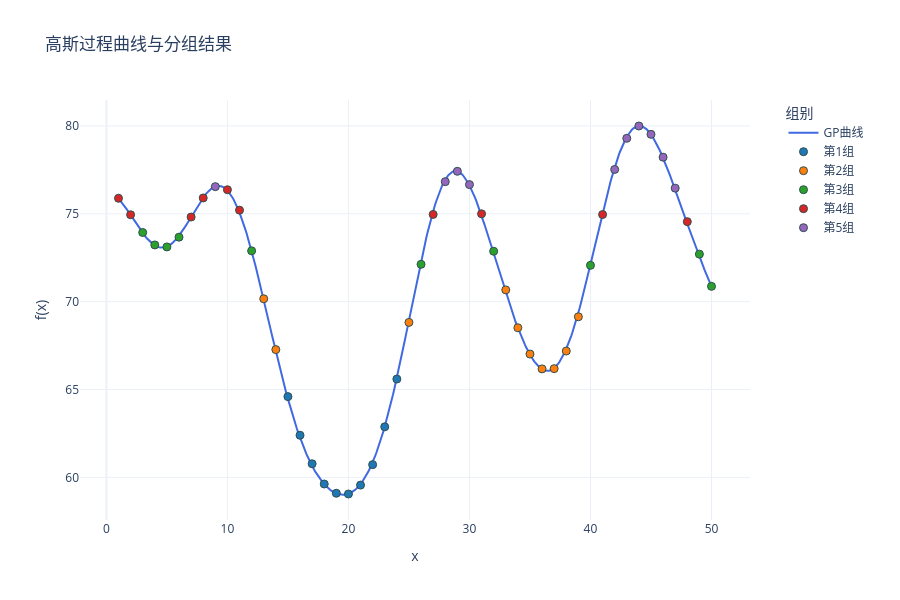

Notebook code for this chart:
### Code cell
import numpy as np
import plotly.graph_objects as go
from sklearn.gaussian_process import GaussianProcessRegressor
from sklearn.gaussian_process.kernels import RBF, ConstantKernel,WhiteKernel

np.random.seed(1)

# 定义核函数
kernel = ConstantKernel(15.0) * RBF(length_scale=4.0) 
gp = GaussianProcessRegressor(kernel=kernel)

x_dense = np.linspace(1, 50, 500).reshape(-1, 1)

y_dense = gp.sample_y(x_dense, n_samples=1, random_state=8).flatten() + 70

# 提取整数点对应的y值
integer_points = np.arange(1, 51)
y_integers = y_dense[np.linspace(0, 499, 50, dtype=int)]

# 计算整数点的协方差矩阵
cov_matrix = kernel(integer_points.reshape(-1,1))

# 计算相关性矩阵
std_dev = np.sqrt(np.diag(cov_matrix))  
corr_matrix = cov_matrix / np.outer(std_dev, std_dev)  

np.savetxt('Sigma1.txt', cov_matrix, 
           fmt='%.6f',
           header=f'高斯过程协方差矩阵(1-50整数点)\n核函数: {kernel}')

np.savetxt('correlation_matrix.txt', corr_matrix,
           fmt='%.6f',
           header=f'高斯过程相关性矩阵(1-50整数点)\n核函数: {kernel}')

# 创建分组标签 (5组，每组10个点)
group_labels = np.floor(np.argsort(np.argsort(y_integers))/10).astype(int)
group_names = [f"第{i+1}组" for i in range(5)]  # 组别名称

fig = go.Figure()

fig.add_trace(go.Scatter(
    x=x_dense.flatten(), 
    y=y_dense,
    mode='lines',
    name='GP曲线',
    line=dict(color='royalblue', width=2)
))

colors = ['#1f77b4', '#ff7f0e', '#2ca02c', '#d62728', '#9467bd']  # 5种不同颜色
for group in range(5):
    mask = (group_labels == group)
    fig.add_trace(go.Scatter(
        x=integer_points[mask],
        y=y_integers[mask],
        mode='markers',
        name=group_names[group],
        marker=dict(
            color=colors[group],
            size=8,
            line=dict(width=1, color='DarkSlateGrey')
    )))

fig.update_layout(
    title='高斯过程曲线与分组结果',
    xaxis_title='x',
    yaxis_title='f(x)',
    template='plotly_white',
    height=600,
    width=900,
    legend=dict(
        title='组别',
        x=1.05,
        y=1,
        xanchor='left',
        yanchor='top',
        bgcolor='rgba(255,255,255,0.8)'
    ),
    margin=dict(r=150) 
)

fig.show()

### Figure 1 — Plotly figure (JSON) as saved in the notebook; plotly's stock layout.template omitted (floating-point values rounded to 4 significant figures; data arrays with more than 128 entries replaced by an {"elided": "..."} marker saying what was removed)
{"data": [{"line": {"color": "royalblue", "width": 2}, "mode": "lines", "name": "GP曲线", "type": "scatter", "x": {"elided": "500 float values"}, "y": {"elided": "500 float values"}}, {"marker": {"color": "#1f77b4", "line": {"color": "DarkSlateGrey", "width": 1}, "size": 8}, "mode": "markers", "name": "第1组", "type": "scatter", "x": [15, 16, 17, 18, 19, 20, 21, 22, 23, 24], "y": [64.6, 62.4, 60.77, 59.62, 59.1, 59.06, 59.56, 60.73, 62.88, 65.59]}, {"marker": {"color": "#ff7f0e", "line": {"color": "DarkSlateGrey", "width": 1}, "size": 8}, "mode": "markers", "name": "第2组", "type": "scatter", "x": [13, 14, 25, 33, 34, 35, 36, 37, 38, 39], "y": [70.16, 67.27, 68.82, 70.67, 68.51, 67.02, 66.17, 66.19, 67.19, 69.14]}, {"marker": {"color": "#2ca02c", "line": {"color": "DarkSlateGrey", "width": 1}, "size": 8}, "mode": "markers", "name": "第3组", "type": "scatter", "x": [3, 4, 5, 6, 12, 26, 32, 40, 49, 50], "y": [73.93, 73.23, 73.11, 73.67, 72.89, 72.12, 72.87, 72.06, 72.7, 70.87]}, {"marker": {"color": "#d62728", "line": {"color": "DarkSlateGrey", "width": 1}, "size": 8}, "mode": "markers", "name": "第4组", "type": "scatter", "x": [1, 2, 7, 8, 10, 11, 27, 31, 41, 48], "y": [75.88, 74.94, 74.81, 75.9, 76.37, 75.21, 74.96, 75.0, 74.95, 74.55]}, {"marker": {"color": "#9467bd", "line": {"color": "DarkSlateGrey", "width": 1}, "size": 8}, "mode": "markers", "name": "第5组", "type": "scatter", "x": [9, 28, 29, 30, 42, 43, 44, 45, 46, 47], "y": [76.54, 76.83, 77.41, 76.66, 77.52, 79.29, 79.99, 79.52, 78.22, 76.46]}], "layout": {"height": 600, "legend": {"bgcolor": "rgba(255,255,255,0.8)", "title": {"text": "组别"}, "x": 1.05, "xanchor": "left", "y": 1, "yanchor": "top"}, "margin": {"r": 150}, "title": {"text": "高斯过程曲线与分组结果"}, "width": 900, "xaxis": {"title": {"text": "x"}}, "yaxis": {"title": {"text": "f(x)"}}}}
